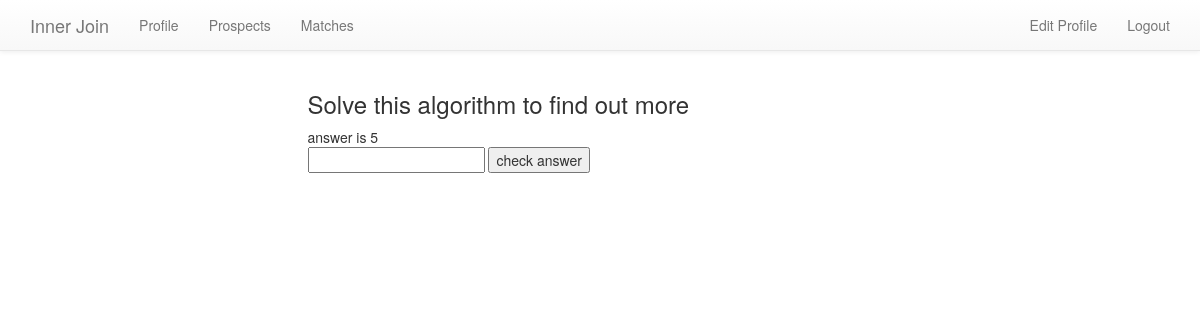
Page /algorithms/solve_alog/austinbrovick/ on the earlier database version.
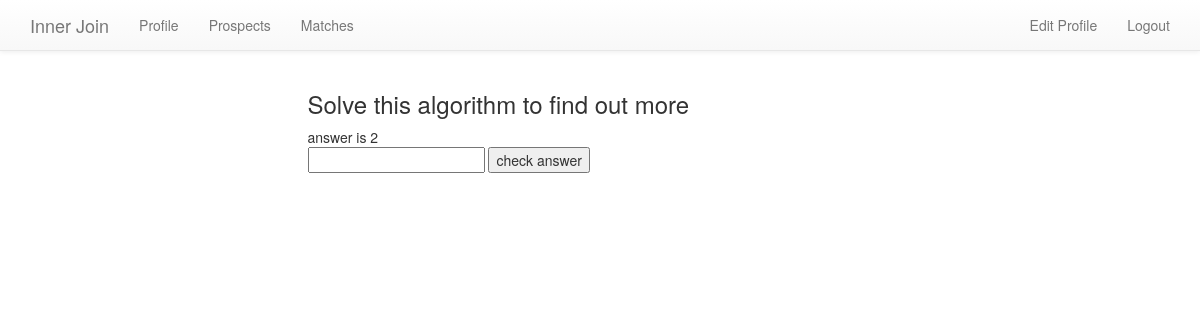
Same page on the later database version.
### algorithms/models.py (models this page shows)
class Algo(models.Model):
    creator = models.OneToOneField(User, on_delete=models.CASCADE)
    algorithm = models.TextField()
    answer = models.CharField(max_length=100)
    timestamp = models.DateTimeField(auto_now=True)
    def __unicode__(self):
        return self.algorithm

### algorithms/views.py (the view)
# urls.py: url(r'^solve_alog/(?P<username>\w+)/', views.solve_algo, name='solve_algo'),
def solve_algo(request, username):
  prospect = User.objects.get(username=username)
  algorithm = Algo.objects.get(creator=prospect)
  print algorithm.creator.username
  context = {
    "algorithm" : algorithm,
  }
  return render(request, "algorithms/algorithm.html", context)
  return HttpResponse("fuck yes!!!!")

### templates/algorithms/algorithm.html (shortened to what this page needs)
<!DOCTYPE html>
<html>
<head>
    {% include "bootstrap.html" %}
</head>
<body>
  {% include "nav_bar.html" %}
    <div id='main_wrapper' class='row'>
      <div class='col-md-6 col-md-offset-3'>
        <h3>Solve this algorithm to find out more</h3>
        {{algorithm}}
        <form method='post' action='{% url "check_answer" algorithm.creator.username %}'>
          <input type='text' name='guess'>
          <input type='submit' value='check answer'>
        </form>
      </div>
    </div>
</body>
</html>

### templates/bootstrap.html (shortened to what this page needs)
<link rel="stylesheet" href="https://maxcdn.bootstrapcdn.com/bootstrap/3.3.6/css/bootstrap.min.css">
<link rel="stylesheet" href="https://maxcdn.bootstrapcdn.com/bootstrap/3.3.6/css/bootstrap-theme.min.css">

### templates/nav_bar.html (shortened to what this page needs)
    <nav class="navbar navbar-default navbar-static-top">
      <div class="container">
        <div class="navbar-header">
          <a class="navbar-brand" href="#">Inner Join</a>
        </div>
        <div id="navbar" class="navbar-collapse collapse">
          <ul class="nav navbar-nav">
            <li><a href="{% url 'my_profile' %}">Profile</a></li>
            <li><a href="{% url 'prospects' %}">Prospects</a></li>
            <li><a href="{% url 'my_matches' %}">Matches</a></li>
          </ul>
          <ul class="nav navbar-nav navbar-right">
            <li><a href="{% url 'edit_profile_page' %}">Edit Profile</a></li>
            <li><a href="{% url 'account_logout' %}">Logout</a></li>
          </ul>
        </div>
      </div>
    </nav>

Differences in the rows shown:
removed Algo: algorithm "answer is 5"
added Algo: algorithm "answer is 2"
